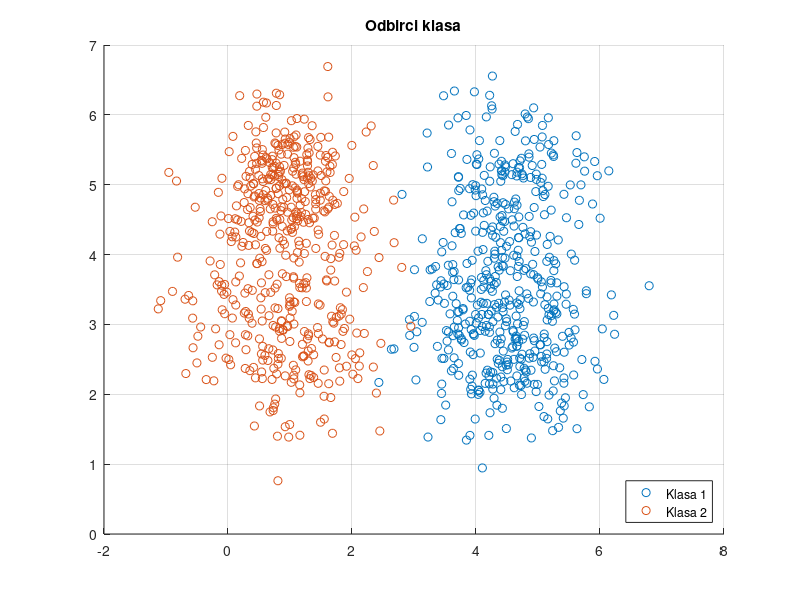
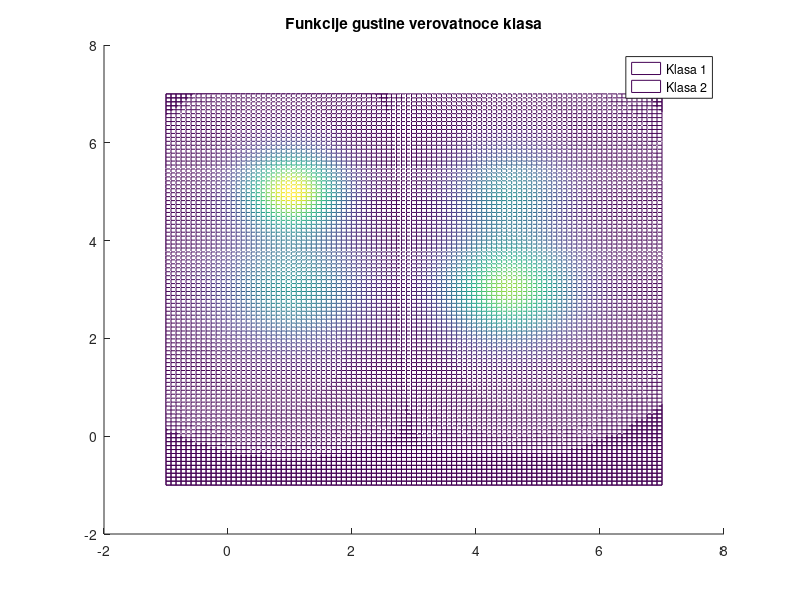

The MATLAB script that drew these images, in order: (Note: this script raises an error after producing the figures.)
%% Task 2 - Classification based on hypothesis testing

clear;
close all;
clc;

rng(100);

%% Generating samples

N = 500;

M11 = [4.5; 3]; M12 = [4.5; 5];
M21 = [1; 3]; M22 = [1; 5];

S11 = eye(2, 2)*0.5; S12 = eye(2, 2)*0.4;
S21 = eye(2, 2)*0.6; S22 = eye(2, 2)*0.3;

X11 = mvnrnd(M11, S11, N)';
X12 = mvnrnd(M12, S12, N)';
X21 = mvnrnd(M21, S21, N)';
X22 = mvnrnd(M22, S22, N)';

P11 = 0.7; P12 = 0.3;
P21 = 0.5; P22 = 0.5;

pom1 = rand(1, N);
pom2 = rand(1, N);
X1 = (pom1 < P11).*X11 + (pom1 >= P11).*X12;
X2 = (pom2 < P21).*X21 + (pom2 >= P21).*X22;

figure
hold all
scatter(X1(1, :), X1(2, :), 'r*')
scatter(X2(1, :), X2(2, :), 'b*')
legend('Klasa 1', 'Klasa 2', 'Location', 'southeast')
title('Odbirci klasa')
grid on
hold off

%% Probability density function and histogram of classes

x = linspace(-1, 7, 100);
y = linspace(-1, 7, 100);
f1 = zeros(length(x),length(y));
f2 = zeros(length(x),length(y));

const1 = 1/(2*pi*det(S11)^(0.5));
const2 = 1/(2*pi*det(S12)^(0.5));
const3 = 1/(2*pi*det(S21)^(0.5));
const4 = 1/(2*pi*det(S22)^(0.5));

for i = 1:length(x)
    for j = 1:length(y)
        X = [x(i) y(j)]';
        f11 = const1*exp(-0.5*(X-M11)'*inv(S11)*(X-M11));
        f12 = const2*exp(-0.5*(X-M12)'*inv(S12)*(X-M12));
        f21 = const3*exp(-0.5*(X-M21)'*inv(S21)*(X-M21));
        f22 = const4*exp(-0.5*(X-M22)'*inv(S22)*(X-M22));
        f1(i,j) = P11*f11 + P12*f12;
        f2(i,j) = P21*f21 + P22*f22;
   end
end

figure
hold all
mesh(x, y, f1');
mesh(x, y, f2');
legend('Klasa 1', 'Klasa 2')
title('Funkcije gustine verovatnoce klasa')
hold off

figure
histogram2(X1, X2, 40, 'Normalization', 'pdf')
title('Histogram klasa');

%% Bayesian classifier

P1 = 0.5; P2 = 0.5;

T = log(P1/P2);
h = -log(f1./f2);

figure
hold all
scatter(X1(1, :), X1(2, :), 'r*')
scatter(X2(1, :), X2(2, :), 'b*')
contour(x, y, h', [T, T], 'k', 'LineWidth', 1)
legend('Klasa 1', 'Klasa 2', 'Bajesov klasifikator', 'Location', 'southeast')
title('Bajesov klasifikator minimalne verovatnoce greske')

%% Computation of the error of classifier

% confusion matrix
conf_matr = zeros(2,2);

const1 = 1/(2*pi*det(S11)^(0.5));
const2 = 1/(2*pi*det(S12)^(0.5));
const3 = 1/(2*pi*det(S21)^(0.5));
const4 = 1/(2*pi*det(S22)^(0.5));

for i=1:N
    X = X1(:, i);
    f11 = const1*exp(-0.5*(X-M11)'*inv(S11)*(X-M11));
    f12 = const2*exp(-0.5*(X-M12)'*inv(S12)*(X-M12));
    f21 = const3*exp(-0.5*(X-M21)'*inv(S21)*(X-M21));
    f22 = const4*exp(-0.5*(X-M22)'*inv(S22)*(X-M22));
    f1_i = P11*f11 + P12*f12;
    f2_i = P21*f21 + P22*f22;
    h = -log(f1_i/f2_i);
    if h<0
        conf_matr(1,1) = conf_matr(1,1) + 1;
    else 
        conf_matr(2,1) = conf_matr(2,1) + 1;
    end
end

for i=1:N
    X = X2(:, i);
    f11 = const1*exp(-0.5*(X-M11)'*inv(S11)*(X-M11));
    f12 = const2*exp(-0.5*(X-M12)'*inv(S12)*(X-M12));
    f21 = const3*exp(-0.5*(X-M21)'*inv(S21)*(X-M21));
    f22 = const4*exp(-0.5*(X-M22)'*inv(S22)*(X-M22));
    f1_i = P11*f11 + P12*f12;
    f2_i = P21*f21 + P22*f22;
    h = -log(f1_i/f2_i);
    if h<0
        conf_matr(1,2) = conf_matr(1,2) + 1; % greska
    else 
        conf_matr(2,2) = conf_matr(2,2) + 1; % pogodak
    end
end

disp('Konfuziona matrica:');
disp(conf_matr);

error = (conf_matr(1,2)+conf_matr(2,1))/sum(sum(conf_matr));
error1 = conf_matr(1,2)/N; % verovatnoca greske drugog tipa
error2 = conf_matr(2,1)/N; % verovatnoca greske prvog tipa

text1 = ['Verovatnoca greske prvog tipa - iz konfuzione matrice: ', num2str(error1)];
text2 = ['Verovatnoca greske drugog tipa - iz konfuzione matrice: ', num2str(error2)];

disp(text1);
disp(text2);

% theoretical approach
x1 = -1:0.1:7;
y1 = -1:0.1:7;

const1 = 1/(2*pi*det(S11)^(0.5));
const2 = 1/(2*pi*det(S12)^(0.5));
const3 = 1/(2*pi*det(S21)^(0.5));
const4 = 1/(2*pi*det(S22)^(0.5));

err1 = 0;
err2 = 0;

for i = 1:length(x1)
    for j = 1:length(y1)
        X = [x1(i) y1(j)]';
        f11 = const1*exp(-0.5*(X-M11)'*inv(S11)*(X-M11));
        f12 = const2*exp(-0.5*(X-M12)'*inv(S12)*(X-M12));
        f21 = const3*exp(-0.5*(X-M21)'*inv(S21)*(X-M21));
        f22 = const4*exp(-0.5*(X-M22)'*inv(S22)*(X-M22));
        f1_i = P11*f11 + P12*f12;
        f2_i = P21*f21 + P22*f22;
        h = -log(f1_i/f2_i);
        if h < 0
            err2 = err2 + f2_i*0.1*0.1; % greska - integralimo f2 po oblasti L1
        else
            err1 = err1 + f1_i*0.1*0.1; % greska - integralimo f1 po oblasti L2
        end
   end
end

text1 = ['Verovatnoca greske prvog tipa - teorijski pristup: ', num2str(err1)];
text2 = ['Verovatnoca greske drugog tipa - teorijski pristup: ', num2str(err2)];

disp(text1);
disp(text2);

%% Minimum price classifier

c11 = 0; c22 = 0;
c12 = 1; c21 = 10;

T = log((c21 - c11)*P1/(c12 - c22)/P2);
h = -log(f1./f2);

figure
hold all
scatter(X1(1, :), X1(2, :), 'r*')
scatter(X2(1, :), X2(2, :), 'b*')
contour(x, y, h', [T, T], 'k', 'LineWidth', 1)
legend('Klasa 1', 'Klasa 2', 'Klasifikator min cene', 'Location', 'southeast')
title('Klasifikator minimalne cene')

%% Neyman-Pearson classifier

h = -log(f1./f2);

mi= 0.1:0.1:10;
error2_v = zeros(1, length(mi));
for i=1:length(mi)
    for j = 1:length(x)-1
        for k = 1:length(y)-1
            if (h(j, k) < -log(mi(i)))
                error2_v(i) = error2_v(i) + f2(j, k)*0.1*0.1;
            end
        end
    end
end

figure
hold all
plot(mi, error2_v, 'r');
plot (mi, err2*ones(length(mi)), 'b')
xlabel('mi');
ylabel('Eps2');
legend('\epsilon2','\epsilon0');
grid on
hold off

mi = 2.245;
T = -log(mi);

figure
hold all
scatter(X1(1, :), X1(2, :), 'r*')
scatter(X2(1, :), X2(2, :), 'b*')
contour(x, y, h', [T, T], 'k', 'LineWidth', 1)
legend('Klasa 1', 'Klasa 2', 'NP klasifikator', 'Location', 'southeast')
title('Neyman-Pearson-ov klasifikator')
grid on
hold off

%% Wald sequential classifier

h1 = zeros(1, N);
for i=1:N
    X = X1(:, i);
    f11 = const1*exp(-0.5*(X-M11)'*inv(S11)*(X-M11));
    f12 = const2*exp(-0.5*(X-M12)'*inv(S12)*(X-M12));
    f21 = const3*exp(-0.5*(X-M21)'*inv(S21)*(X-M21));
    f22 = const4*exp(-0.5*(X-M22)'*inv(S22)*(X-M22));
    f1_i = P11*f11 + P12*f12;
    f2_i = P21*f21 + P22*f22;
    h1(i) = -log(f1_i/f2_i);
end

h2 = zeros(1, N);
for i=1:N
    X = X2(:, i);
    f11 = const1*exp(-0.5*(X-M11)'*inv(S11)*(X-M11));
    f12 = const2*exp(-0.5*(X-M12)'*inv(S12)*(X-M12));
    f21 = const3*exp(-0.5*(X-M21)'*inv(S21)*(X-M21));
    f22 = const4*exp(-0.5*(X-M22)'*inv(S22)*(X-M22));
    f1_i = P11*f11 + P12*f12;
    f2_i = P21*f21 + P22*f22;
    h2(i) = -log(f1_i/f2_i);
end

% definisemo vrednosti pragova za zaustavljanje algoritma
E1 = 0.000000000001;
E2 = 0.000000000001;
A = (1-E1)/E2; a = -log(A);
B = E1/(1-E2); b = -log(B);

figure(10)
hold on
plot(1:8, zeros(8), 'k')
plot(1:8, a*ones(8), 'k--')
plot(1:8, b*ones(8), 'k--')
title('Wald-ov sekvencijalni klasifikator')
xlabel('n')
ylabel('Sm')

% algoritam
for j = 1:100
    
    % racunamo Sm na osnovu slucajno izabranog oblika
    n1 = round(rand*N);
    n2 = round(rand*N);
    Sm1(1) = h1(n1);
    Sm2(1) = h2(n2);
    i = 2;
    % ukoliko nismo presli pragove, uzimamo sledeci odbirak
    while ((i <= N) && (Sm1(i-1) >= a) && (Sm1(i-1) <= b))
        Sm1(i) = Sm1(i-1) + h1(round(rand*N));
        i = i + 1;
    end

    figure(10)
    hold on
    plot(1:i-1, Sm1, 'r')
    
    i = 2;
    % ukoliko nismo presli pragove, uzimamo sledeci odbirak
    while ((i <= N) && (Sm2(i-1) >= a) && (Sm2(i-1) <= b))
        Sm2(i) = Sm2(i-1) + h2(round(rand*N));
        i = i + 1;
    end
    
    figure(10)
    hold on
    plot(1:i-1, Sm2, 'b')
    
    clear Sm1
    clear Sm2   
end

%% Dependence of m from values E1 and E2

E1 = [10^-12, 10^-10, 10^-8, 10^-6, 10^-4, 10^-3, 10^-2, 10^-1, 0.16, 0.198, 0.4, 0.98];
E2 = [10^-12, 10^-10, 10^-8, 10^-6, 10^-4, 10^-3, 10^-2, 10^-1, 0.16, 0.198, 0.4, 0.98];  
x_axis= [10^-12, 10^-10, 10^-8, 10^-6, 10^-4, 10^-3, 10^-2, 10^-1, 0.16, 0.198, 0.4, 0.98];

h1_mean = mean(h1);
m1 = (-log((1-E1)/E2(1)).*(1-E1) - log(E1/(1-E2(1))).*E1)/h1_mean;   
m2 = (-log((1-E1(1))./E2)*(1-E1(1)) - log(E1(1)./(1-E2))*E1(1))/h1_mean;

figure
hold on
semilogx(x_axis, m1)
semilogx(x_axis, m2)
ylabel('m_1');
xlabel('\xi');
title('Prosecan potreban broj odbiraka prve klase')    
legend('\xi_2 = const', '\xi_1 = const')
